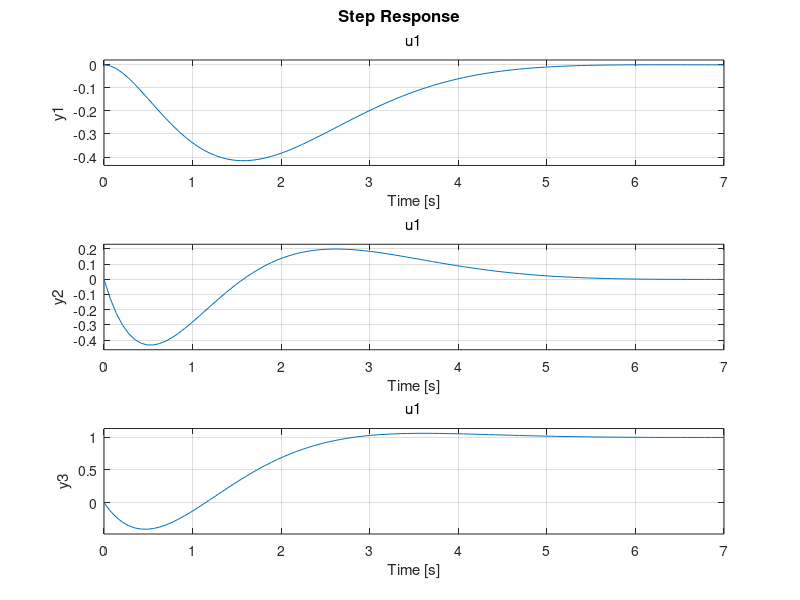

Source code (MATLAB):
%% Linear Control Systems Homework 5
% * Problem 1
% * Arthor: Xinyi Cai

%% Housekeeping
clc; 
clear all; 

%% Given Values
A = [0 1 0; 1 0 0; 0 0 0]; 
B = [0; 1; 1]; 
C = eye(3);
D = zeros(3, 1); 
vd = 1;

%% Part a
[V_mtx, D_mtx] = eig(A)

%% Part b
poles = [-1; -1+1j; -1-1j]; 
K = acker(A, B, poles)
r = -inv(C(3, :)*inv(A-B*K)*B)*vd

%% Part c
sys = ss(A-B*K, B*r, C, D); 
step(sys)
grid on